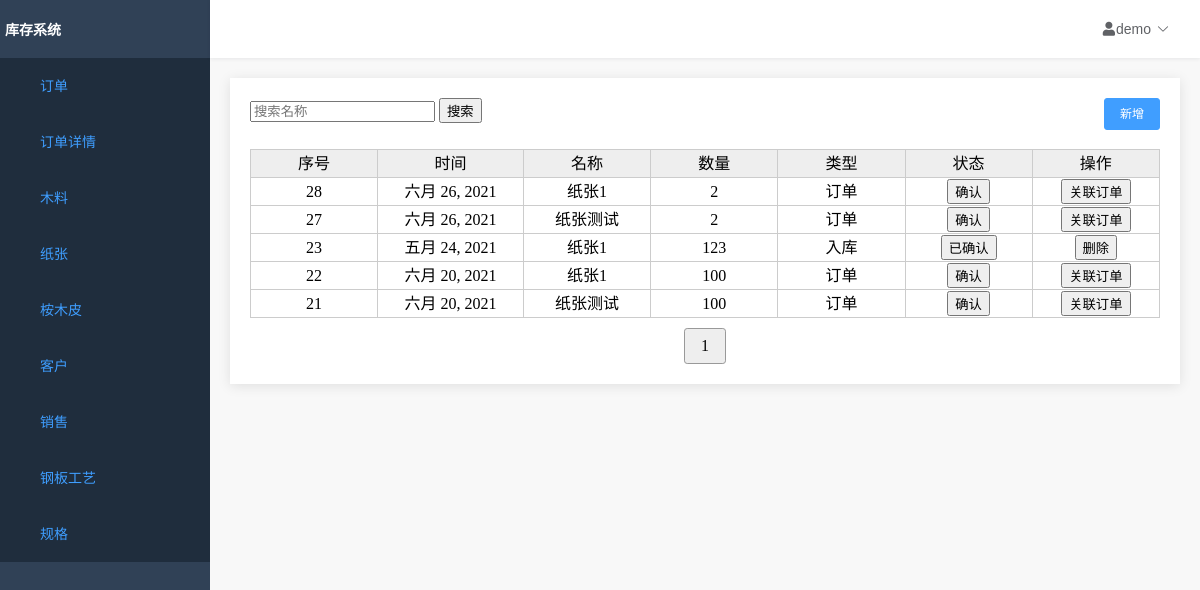
/home/paper/form/list/, run on an earlier commit of the app's database.
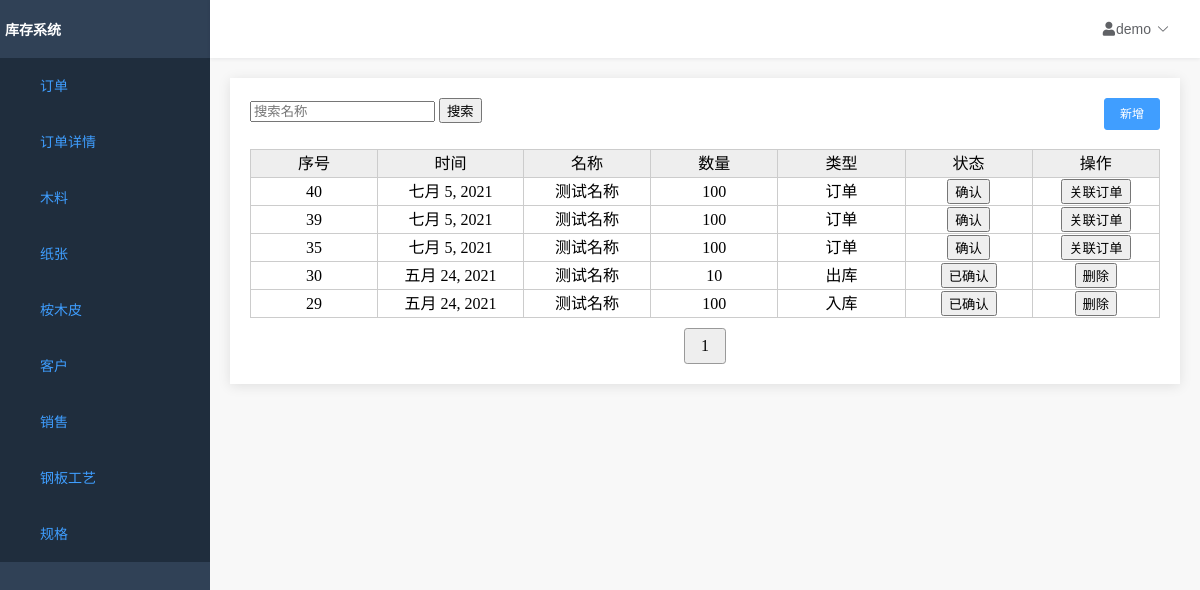
And on a later commit of the database.
### order/models.py (models this page shows)
class PaperFormModel(models.Model):
    id = models.AutoField(primary_key=True)
    name = models.ForeignKey(
        PaperModel,
        verbose_name='纸张',
        on_delete=models.PROTECT)
    count = models.IntegerField('数量', default=0)
    factory = models.TextField('厂家', max_length=64)
    arrive_date = models.DateField('到货时间', default=now)
    type = models.CharField('类型', max_length=4, choices=FORM_TYPE, default='1')
    sure = models.BooleanField(
        '是否确认', default=False, blank=False, null=False)
    complete = models.BooleanField(
        '是否确认', default=False, blank=False, null=False)
    order = models.ForeignKey(
        OrderModel,
        verbose_name='关联订单',
        on_delete=models.CASCADE, null=True)
    user = models.ForeignKey(
        User,
        verbose_name='作者',
        on_delete=models.PROTECT, null=True)
    note = models.TextField('备注', max_length=256, default='')
    created_time = models.DateTimeField('创建时间', default=now)
    last_mod_time = models.DateTimeField('修改时间', auto_now=True)
    objects = models.Manager()

### paper/models.py (models this page shows, shortened)
class PaperModel(models.Model):
    id = models.AutoField(primary_key=True)
    name = models.TextField('名称', max_length=64, unique=False, null=False)
    color = models.TextField('花色', max_length=64, default="")
    type = models.TextField('型号', max_length=64, default="")
    factory = models.TextField('厂家', max_length=64, default="")
    count = models.IntegerField('数量', default=0)
    note = models.TextField('备注', max_length=256, default='')
    enable = models.BooleanField(
        '是否使用', default=True, blank=False, null=False)
    created_time = models.DateTimeField('创建时间', default=now)
    last_mod_time = models.DateTimeField('修改时间', auto_now=True)
    objects = models.manager

### paper/views.py (the view)
# urls.py: path('form/list/', views.PaperFormListView.as_view(), name='paper_form_list'),
class PaperFormListView(ListView):
    paginate_by = 15
    model = PaperFormModel
    template_name = 'paperformlist.html'
    context_object_name = 'object_list'
    def get_queryset(self):  # 重写get_queryset方法
        return PaperFormModel.objects.all().order_by('-id')
    def get_context_data(self, **kwargs):
        context = super(PaperFormListView, self).get_context_data(**kwargs)
        return context

### InventorySystem/context_processor.py (called while the page is built)
def nav_list(request):
    func_list = []
    func_list.append(('订单', '/home/order/head/list'))
    func_list.append(('订单详情', '/home/order/list'))
    func_list.append(('木料', '/home/wood/list'))
    func_list.append(('纸张', '/home/paper/list'))
    func_list.append(('桉木皮', '/home/skin/list'))
    func_list.append(('客户', '/home/customer/list'))
    func_list.append(['销售', '/home/salesman/list'])
    func_list.append(('钢板工艺', '/home/process/technology/list'))
    func_list.append(('规格', '/home/process/specification/list'))
    return locals()

### templates/paperformlist.html (shortened to what this page needs)
{% extends 'table.html' %}
{% block table %}
<div>
    <div class="top_tool_bar">
        <form method="get">
            <input type="text" name="name" placeholder="搜索名称">
            <button type="submit">
                <span>搜索</span>
            </button>
        </form>
        <div class="right_buttons">
            <a href="/home/paper/form/add">
                <button type="button">
                    <span>新增</span>
                </button>
            </a>
        </div>
    </div>
    <div class="results">
        <table id="result_list">
            <tr>
                <th scope="col" class="sortable column-id">序号</th>
                <th scope="col" class="sortable column-name">时间</th>
                <th scope="col" class="sortable column-name">名称</th>
                <th scope="col" class="sortable column-name">数量</th>
                <th scope="col" class="sortable column-name">类型</th>
                <th scope="col">状态</th>
                <th scope="col">操作</th>
            </tr>
            {% for form in object_list %}
            <tr>
                <td>{{ form.id }}</td>
                <td>{{ form.arrive_date }}</td>
                <td>{{ form.name.name }}</td>
                <td>{{ form.count }}</td>
                <td>
                    {% if form.type == '1' %}
                    入库
                    {% elif form.type == '2' %}
                    出库
                    {% elif form.type == '3' %}
                    损耗
                    {% else %}
                    订单
                    {% endif %}
                </td>
                <td>
                    <a href="/home/paper/form/sure?id={{ form.id }}">
                        {% if form.sure %}
                        <input type="button" value="已确认">
                        {% else %}
                        <input type="button" value="确认">
                        {% endif %}
                    </a>
                </td>
                <td>
                    {% if form.order %}
                    <input type="button" value="关联订单">
                    {% else %}
                    <a href="/home/paper/form/del?id={{ form.id }}">
                        <input type="button" value="删除">
                    </a>
                    {% endif %}
                </td>
            </tr>
            {% endfor %}
        </table>
    </div>
</div>
{% endblock %}

What changed in the data, as far as the page shows it:
removed PaperFormModel: id "28", arrive_date "六月 26, 2021", name.name "纸张1", count "2", type "订单"
removed PaperFormModel: id "27", arrive_date "六月 26, 2021", name.name "纸张测试", count "2", type "订单"
removed PaperFormModel: id "23", arrive_date "五月 24, 2021", name.name "纸张1", count "123", type "入库"
removed PaperFormModel: id "22", arrive_date "六月 20, 2021", name.name "纸张1", count "100", type "订单"
removed PaperFormModel: id "21", arrive_date "六月 20, 2021", name.name "纸张测试", count "100", type "订单"
added PaperFormModel: id "40", arrive_date "七月 5, 2021", name.name "测试名称", count "100", type "订单"
added PaperFormModel: id "39", arrive_date "七月 5, 2021", name.name "测试名称", count "100", type "订单"
added PaperFormModel: id "35", arrive_date "七月 5, 2021", name.name "测试名称", count "100", type "订单"
added PaperFormModel: id "30", arrive_date "五月 24, 2021", name.name "测试名称", count "10", type "出库"
added PaperFormModel: id "29", arrive_date "五月 24, 2021", name.name "测试名称", count "100", type "入库"
